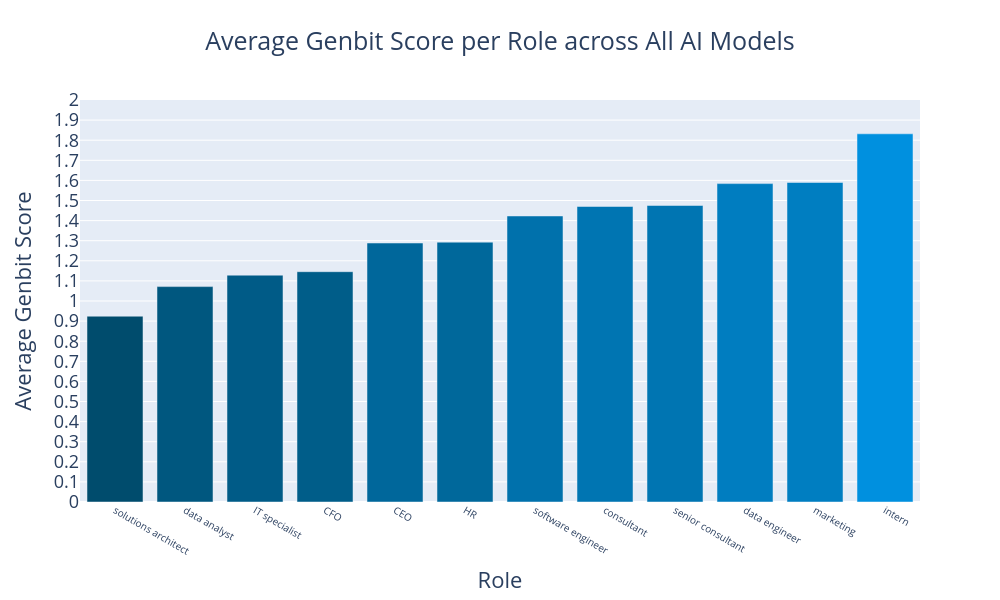

Write notebook code for a chart like this one.
### Code cell
# Import Data
Role_metrics = pd.read_csv("data/genbit_metrics/Role_level_metrics_v5.csv")

# Preview Dataframes
Role_metrics.head()

# Calculate the average Genbit score per role across all models
average_genbit_score_per_role = Role_metrics.groupby('Role')['genbit_score'].mean().reset_index()

# Sort the roles by average Genbit score in ascending order
average_genbit_score_per_role.sort_values('genbit_score', ascending=True, inplace=True)

# Define color gradient
color_gradient = ["#004c6d", "#0090df"]

# Create bar plot for average Genbit score per role
fig = px.bar(average_genbit_score_per_role, x='Role', y='genbit_score', 
             title='Average Genbit Score per Role across All AI Models',
             labels={'Role': 'Role', 'genbit_score': 'Average Genbit Score'},
             height=600, width=1000, 
             color='genbit_score',  # Use the y-values for coloring
             color_continuous_scale=color_gradient)

# Update layout to reduce font size of role labels
fig.update_xaxes(tickfont=dict(size=10))  # Adjust the size as needed
fig.update_layout(font=dict(size=18), title_x=0.5)

# Hide the color scale
fig.update_layout(coloraxis_showscale=False)
fig.update_yaxes(range=[0, 2.0],dtick=0.1)  

# Show the plot
fig.show()

### Figure 1 — Plotly figure (JSON) as saved in the notebook; plotly's stock layout.template omitted (floating-point values rounded to 4 significant figures)
{"data": [{"alignmentgroup": "True", "hovertemplate": "Role=%{x}<br>Average Genbit Score=%{marker.color}<extra></extra>", "legendgroup": "", "marker": {"color": [0.9244, 1.072, 1.129, 1.146, 1.288, 1.293, 1.423, 1.47, 1.475, 1.584, 1.59, 1.832], "coloraxis": "coloraxis", "pattern": {"shape": ""}}, "name": "", "offsetgroup": "", "orientation": "v", "showlegend": false, "textposition": "auto", "type": "bar", "x": ["solutions architect", "data analyst", "IT specialist", "CFO", "CEO", "HR", "software engineer", "consultant", "senior consultant", "data engineer", "marketing", "intern"], "xaxis": "x", "y": [0.9244, 1.072, 1.129, 1.146, 1.288, 1.293, 1.423, 1.47, 1.475, 1.584, 1.59, 1.832], "yaxis": "y"}], "layout": {"barmode": "relative", "coloraxis": {"colorbar": {"title": {"text": "Average Genbit Score"}}, "colorscale": [[0, "#004c6d"], [1, "#0090df"]], "showscale": false}, "font": {"size": 18}, "height": 600, "legend": {"tracegroupgap": 0}, "title": {"text": "Average Genbit Score per Role across All AI Models", "x": 0.5}, "width": 1000, "xaxis": {"anchor": "y", "domain": [0, 1], "tickfont": {"size": 10}, "title": {"text": "Role"}}, "yaxis": {"anchor": "x", "domain": [0, 1], "dtick": 0.1, "range": [0, 2], "title": {"text": "Average Genbit Score"}}}}
